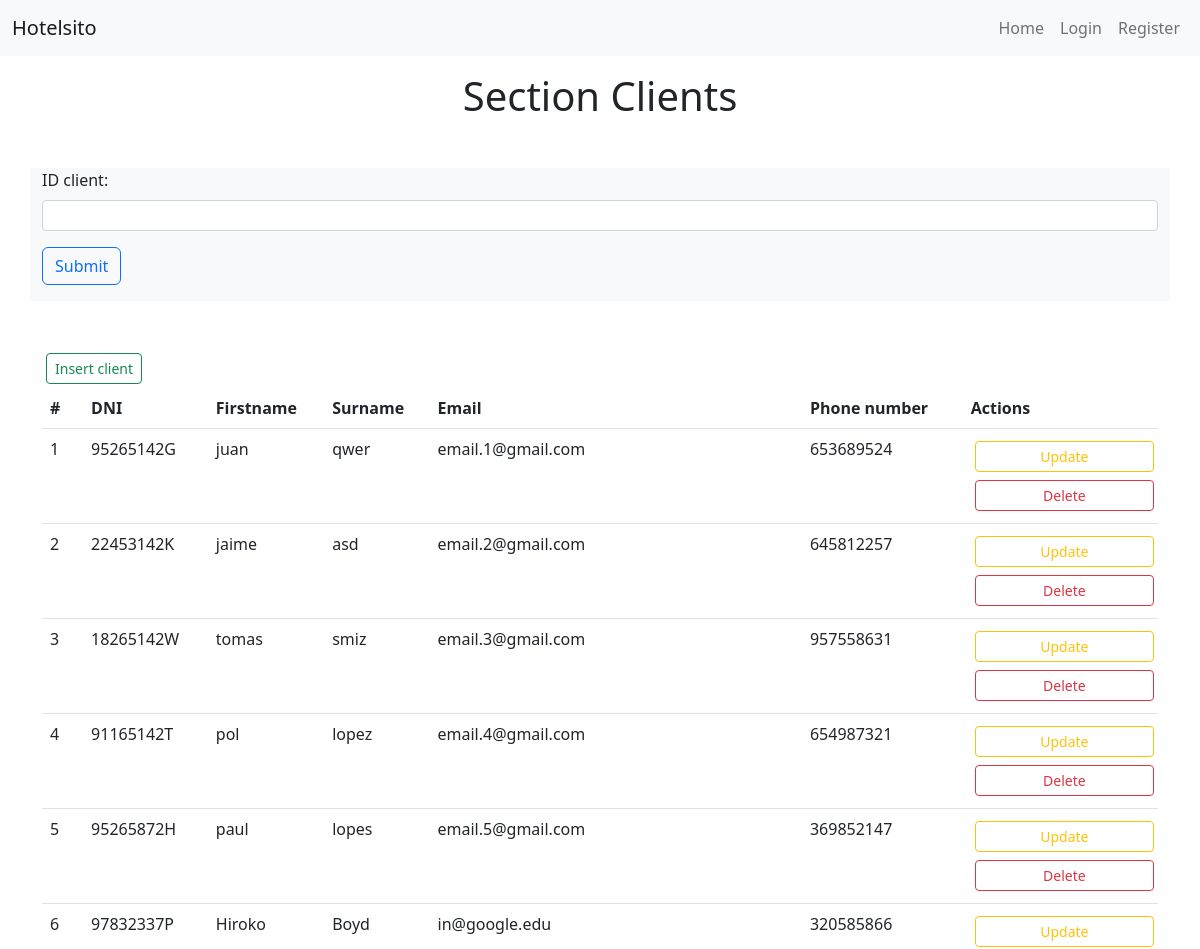
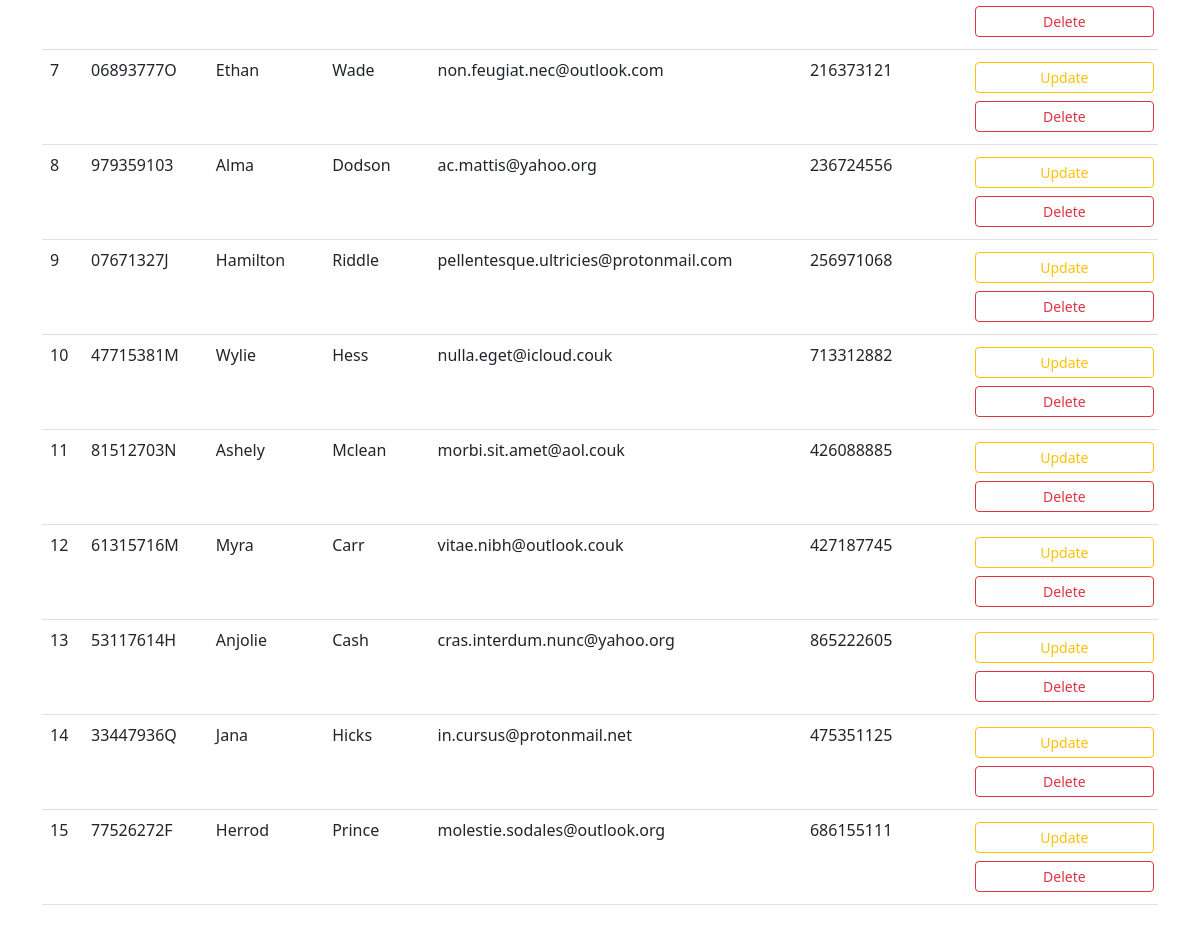
/clients.php, run on the app's committed database (2 pictures, top to bottom).
### tables this page shows
CREATE TABLE IF NOT EXISTS `039_clients` (
  `ID_client` int(11) NOT NULL AUTO_INCREMENT,
  `dni` varchar(9) NOT NULL,
  `firstname` varchar(60) NOT NULL,
  `surname` varchar(60) NOT NULL,
  `email` varchar(60) NOT NULL,
  `phone_number` int(11) NOT NULL,
  PRIMARY KEY (`ID_client`)
);

### clients.php (the view, shortened to what this page needs)
<?php
require ($_SERVER['DOCUMENT_ROOT'].'/student039/dwes/templates/header.php');
include ($_SERVER['DOCUMENT_ROOT'].'/student039/dwes/db/connect_db.php');
$sql = "SELECT * FROM 039_clients";
$result = mysqli_query($conn, $sql);
$clients = mysqli_fetch_all($result, MYSQLI_ASSOC);
?>
<h1 class="text-center mt-3">Section Clients</h1>
<?php
include ($_SERVER['DOCUMENT_ROOT'].'/student039/dwes/forms/form_clients_select.php');
?>
<div class="container my-5">
    <a class="m-1 btn btn-outline-success btn-sm" href="forms/form_clients_insert.php">Insert client</a>
    <?php if ($clients) : ?>
        <table class="table table-hover">
            <thead>
                <tr>
                    <th scope="col">#</th>
                    <th scope="col">DNI</th>
                    <th scope="col">Firstname</th>
                    <th scope="col">Surname</th>
                    <th scope="col">Email</th>
                    <th scope="col">Phone number</th>
                    <th scope="col">Actions</th>
                </tr>
            </thead>
            <tbody>
                <?php foreach ($clients as $client) : ?>
                    <tr>
                        <?php
                        $id = $client['ID_client'];
                        foreach ($client as $client_data) : ?>
                            <td>
                                <?php echo $client_data; ?>
                            </td>
                        <?php endforeach; ?>
                        <td>
                            <a class="w-100 m-1 btn btn-outline-warning btn-sm" href="/student039/dwes/forms/form_clients_update.php?result=<?php echo $id ?>">Update</a>
                            <a class="w-100 m-1 btn btn-outline-danger btn-sm" href="/student039/dwes/forms/form_clients_delete.php?result=<?php echo $id ?>">Delete</a>
                        </td>
                    </tr>
                <?php endforeach; ?>
            </tbody>
        </table>
    <?php endif; ?>
</div>
<?php
require ($_SERVER['DOCUMENT_ROOT'].'/student039/dwes/templates/footer.php');
?>

### templates/header.php (shortened to what this page needs)
<!DOCTYPE html>
<html lang="en">
<head>
  <link rel="stylesheet" href="https://cdn.jsdelivr.net/npm/bootstrap@5.2.2/dist/css/bootstrap.min.css" />
</head>
<body>
  <header>
    <nav class="navbar navbar-expand-lg bg-light">
      <div class="container-fluid">
        <a class="navbar-brand" href="index.php">Hotelsito</a>
        <div class="collapse navbar-collapse" id="navbarSupportedContent">
          <ul class="navbar-nav ms-auto mb-2 mb-lg-0">
            <li class="nav-item">
              <a class="nav-link" href="/student039/dwes/index.php">Home</a>
            </li>
            <?php if (empty($_SESSION['user'])) : ?>
              <li class="nav-item">
                <a class="nav-link" href="/student039/dwes/forms/form_login.php">Login</a>
              </li>
              <li class="nav-item">
                <a class="nav-link" href="/student039/dwes/forms/form_register.php">Register</a>
              </li>
            <?php endif; ?>
          </ul>
        </div>
      </div>
    </nav>
  </header>

### forms/form_clients_select.php (shortened to what this page needs)
<div class="container bg-light my-5">
    <form action="" method="POST">
        <div class="mb-3">
            <label class="form-label" for="ID_client">ID client:</label>
            <input class="form-control form-control-sm" type="number" name="ID_client">
            <input class="btn btn-outline-primary my-3" type="submit" name="submit" value="Submit">
        </div>
    </form>
</div>

### templates/footer.php (shortened to what this page needs)
</body>
</html>

### data on the page
039_clients: ID_client "1", dni "95265142G", firstname "juan", surname "qwer", email "email.1@gmail.com", phone_number "653689524"
039_clients: ID_client "2", dni "22453142K", firstname "jaime", surname "asd", email "email.2@gmail.com", phone_number "645812257"
039_clients: ID_client "3", dni "18265142W", firstname "tomas", surname "smiz", email "email.3@gmail.com", phone_number "957558631"
039_clients: ID_client "4", dni "91165142T", firstname "pol", surname "lopez", email "email.4@gmail.com", phone_number "654987321"
039_clients: ID_client "5", dni "95265872H", firstname "paul", surname "lopes", email "email.5@gmail.com", phone_number "369852147"
039_clients: ID_client "6", dni "97832337P", firstname "Hiroko", surname "Boyd", email "in@google.edu", phone_number "320585866"
039_clients: ID_client "7", dni "06893777O", firstname "Ethan", surname "Wade", email "non.feugiat.nec@outlook.com", phone_number "216373121"
039_clients: ID_client "8", dni "979359103", firstname "Alma", surname "Dodson", email "ac.mattis@yahoo.org", phone_number "236724556"
039_clients: ID_client "9", dni "07671327J", firstname "Hamilton", surname "Riddle", email "pellentesque.ultricies@protonmail.com", phone_number "256971068"
039_clients: ID_client "10", dni "47715381M", firstname "Wylie", surname "Hess", email "nulla.eget@icloud.couk", phone_number "713312882"
039_clients: ID_client "11", dni "81512703N", firstname "Ashely", surname "Mclean", email "morbi.sit.amet@aol.couk", phone_number "426088885"
039_clients: ID_client "12", dni "61315716M", firstname "Myra", surname "Carr", email "vitae.nibh@outlook.couk", phone_number "427187745"
039_clients: ID_client "13", dni "53117614H", firstname "Anjolie", surname "Cash", email "cras.interdum.nunc@yahoo.org", phone_number "865222605"
039_clients: ID_client "14", dni "33447936Q", firstname "Jana", surname "Hicks", email "in.cursus@protonmail.net", phone_number "475351125"
039_clients: ID_client "15", dni "77526272F", firstname "Herrod", surname "Prince", email "molestie.sodales@outlook.org", phone_number "686155111"
